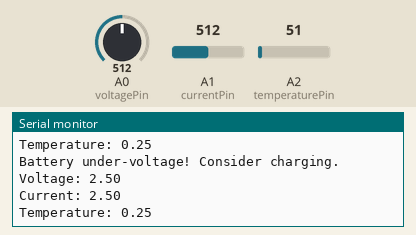
Bench run of a sketch on a simulated Arduino Uno, built with avr-gcc and run on an emulated ATmega328P. Shown: the last lines printed to the serial monitor. Inputs (shaded band) come from the test bench; at power-on: A2 (temperaturePin) = 51, A0 (voltagePin) = 512, A1 (currentPin) = 512.

Above: at 1.8 s.
1.9 s: A2 (temperaturePin) set to 61
At 2.8 s:
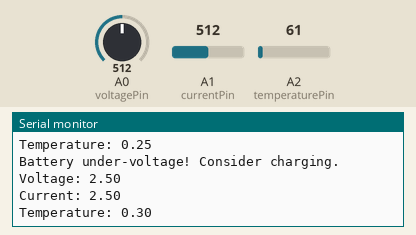
3.4 s: A0 (voltagePin) set to 716
At 4.7 s:
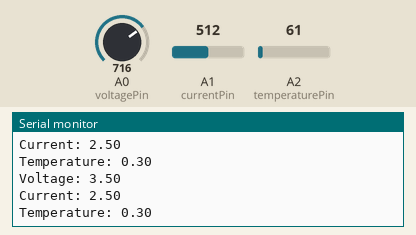
4.9 s: A1 (currentPin) set to 716
At 5.6 s:
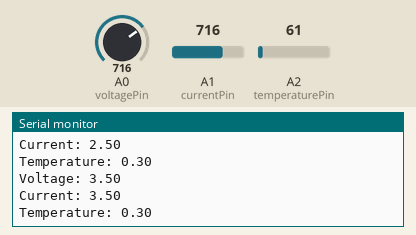
6.4 s: A2 (temperaturePin) set to 71
At 7.7 s:
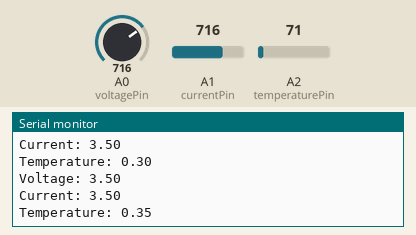
7.9 s: A0 (voltagePin) set to 900
At 8.9 s:
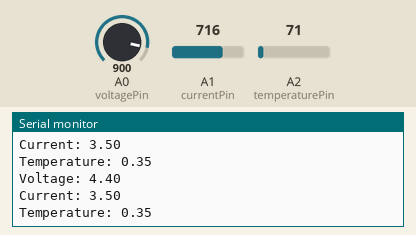
9.4 s: A1 (currentPin) set to 900
At 10.9 s:
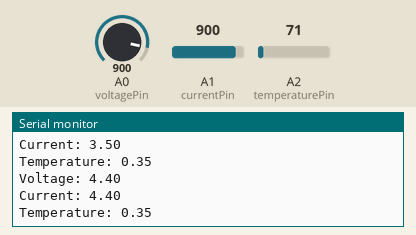
Timing chart, 0 to 11.9 s (numbered marks = the images above; inputs shaded):
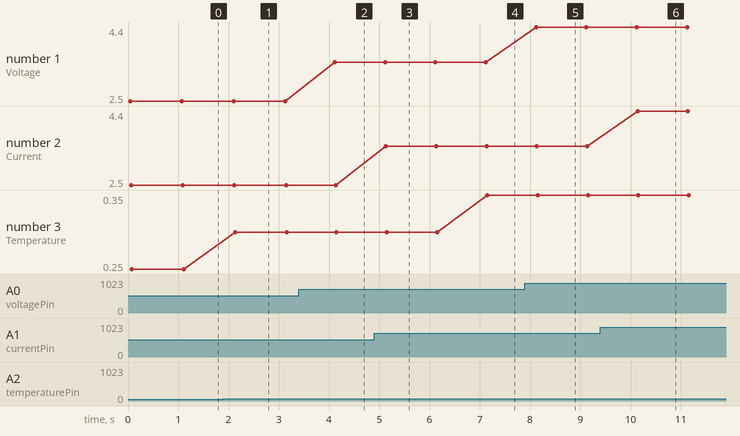

The sketch:

bms.ino
```cpp
#include <Arduino.h>

// Pin definitions
const int voltagePin = A0;  // Voltage sensor pin
const int currentPin = A1;  // Current sensor pin
const int temperaturePin = A2;  // Temperature sensor pin

// Setup function
void setup() {
  Serial.begin(9600);
  // Initialize sensors here if needed
}

// Loop function
void loop() {
  float voltage = analogRead(voltagePin) * (5.0 / 1023.0);  // Convert to voltage
  float current = analogRead(currentPin) * (5.0 / 1023.0);  // Convert to current
  float temperature = analogRead(temperaturePin) * (5.0 / 1023.0);  // Convert to temperature

  // Logic for battery management
  // Example: Check voltage levels
  if (voltage < 3.0) {
    Serial.println("Battery under-voltage! Consider charging.");
    // Add further control logic here (e.g., activate relay)
  }

  // Print values to Serial Monitor
  Serial.print("Voltage: "); Serial.println(voltage);
  Serial.print("Current: "); Serial.println(current);
  Serial.print("Temperature: "); Serial.println(temperature);

  delay(1000);  // Adjust as necessary
}
```

Measured:
- after the input at 1.9 s, the serial monitor: prints a new line after 0.23 s (image 1)
- after the input at 3.4 s, the serial monitor: prints a new line after 0.71 s (image 2)
- after the input at 4.9 s, the serial monitor: prints a new line after 0.23 s (image 3)
- after the input at 6.4 s, the serial monitor: prints a new line after 0.75 s (image 4)
- after the input at 7.9 s, the serial monitor: prints a new line after 0.22 s (image 5)
- after the input at 9.4 s, the serial monitor: prints a new line after 0.74 s (image 6)
- plotted number 1: 2.5 → 3.5 after the input at 3.4 s, 3.5 → 4.4 after the input at 7.9 s
- plotted number 3: 0.25 → 0.3 after the input at 1.9 s, 0.3 → 0.35 after the input at 6.4 s
